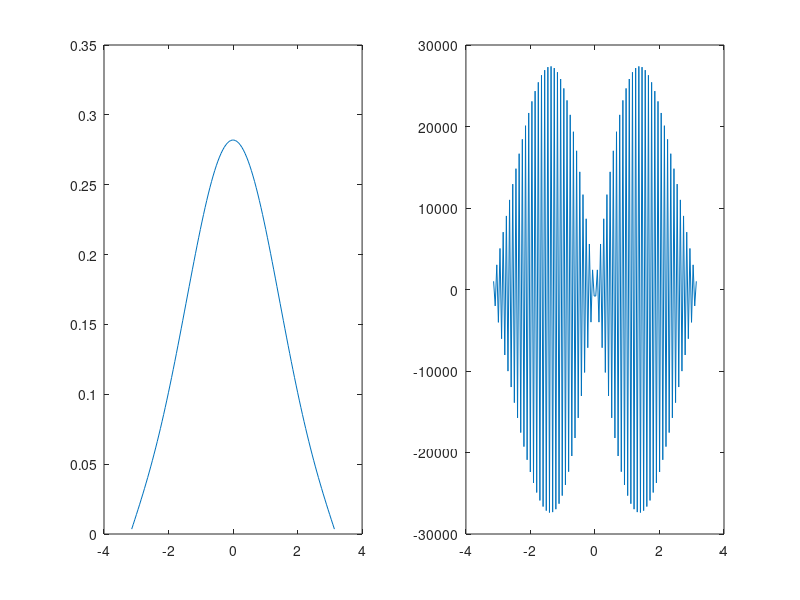

The MATLAB source for this figure:
clear all; close all; clc


% Control variables
Simple = 0;
ErrDt = 0;
ErrH = 0;
VonNeumann = 1;

% Error as a function of dt
simDt = 0;
plotDt = 0;

% Error as a function of N
simH = 1;
plotH = 1;

% Von Neumann stuff
NVtend = 10;
NVdtMult = 1+[-1 1]*10^-2;


% some constants
L = 2*pi;
N0 = 128;
D = 0.1;
tend = 1;
dtMult = 1;

% Creating the differentiation matrix
% First we create the ones above the diagonal
diag1 = diag(ones(N0-1,1),1);
% Then the main diagonal (-2)
diag2 = diag(-2*ones(N0,1));
% And the ones below the diagonal
diag3 = diag(ones(N0-1,1),-1);


Ns = 20:20:1000;
h0 = L/(N0-1);
dt0 = h0^2/(2*D);
dts = linspace(dt0,dt0/50,100);
ts = zeros(size(dts));

% Alright. The errors are the difference between the analytical solution
% and numerical one, at the end time tend. However, when N is changing,
% actually representing the error becomes difficult. So we sum over the
% errors, so we get the cummulative (in space) error, and then we normalize
% it, such that N and 2N, with the same dt (both stable) should give
% roughly the same error.
errdts = zeros(1,length(dts));
errNs = zeros(1,length(Ns));

if Simple == 1
	x = linspace(-L/2,L/2,N0);
	h = abs(x(1)-x(2));

	dt = h^2/(dtMult*2*D);

	nt = ceil(tend/dt);
	t = zeros(1,nt);


	C = zeros(N,nt); % Rows are spatial, coloumns are temporal

	if mod(N,2) == 0
		C(N/2:N/2+1,1) = 1/(2*h);
	else
		C(ceil(N/2),1) = 1/h;
	end

	T = D*dt/(h^2)*(diag1+diag2+diag3);


	% C(i,t+dt) = C(i,t)+T*C(:,t)
	AnalDelta = @(x,t) 1/(sqrt(2*D*t*2*pi))*exp(-(x.^2)/(4*D*t));
	CAnal = C;
	res = C-CAnal;

	for i = 2:nt
		t(i) = t(i-1)+dt;
		C(:,i) = C(:,i-1)+T*C(:,i-1);
		CAnal(:,i) = AnalDelta(x,t(i));
		res(:,i) = C(:,i)-CAnal(:,i);
	end
	
	figure
	surf(x,t,C');
end

if ErrDt == 1
	N = N0;
	x = linspace(-L/2,L/2,N);
	h = abs(x(1)-x(2));
	if simDt == 1
	for j = 1:length(dts)

		dt = h^2/(dtMult*2*D);

		nt = ceil(tend/dt);
		t = zeros(1,nt);


		C = zeros(N,nt); % Rows are spatial, coloumns are temporal

		if mod(N,2) == 0
			C(N/2:N/2+1,1) = 1/(2*h);
		else
			C(ceil(N/2),1) = 1/h;
		end

		T = D*dt/(h^2)*(diag1+diag2+diag3);


		% C(i,t+dt) = C(i,t)+T*C(:,t)
		AnalDelta = @(x,t) 1/(sqrt(2*D*t*2*pi))*exp(-(x.^2)/(4*D*t));
		CAnal = C;
		res = C-CAnal;


		for i = 2:nt
			t(i) = t(i-1)+dt;
			C(:,i) = C(:,i-1)+T*C(:,i-1);
			CAnal(:,i) = AnalDelta(x,t(i));
			res(:,i) = C(:,i)-CAnal(:,i);
		end
		ts(j) = t(end);
		errdts(j) = sum(res(:,end))/N;
		fprintf('ErrDts: run %d done\n',j)
	end
	save('DiffErrDt','errdts','ts','dts')
	end
	
	if plotDt == 1
		load('DiffErrDt')
		figure
		plot(dts,errdts,'.')
		
	end
end

if ErrH == 1
	if simH == 1
	fprintf('ErrH: %d runs to simulate\n',length(Ns))
	for j = 1:length(Ns)
		N = Ns(j);
		x = linspace(-L/2,L/2,N);
		h = abs(x(1)-x(2));

		dt = h^2/(4*D);
		nt = ceil(tend/dt);
		t = zeros(1,nt);


		C = zeros(N,nt); % Rows are spatial, coloumns are temporal

		if mod(N,2) == 0
			C(N/2:N/2+1,1) = 1/(2*h);
		else
			C(ceil(N/2),1) = 1/h;
		end
		
		% Creating the differentiation matrix
		% First we create the ones above the diagonal
		diag1 = diag(ones(N-1,1),1);
		% Then the main diagonal (-2)
		diag2 = diag(-2*ones(N,1));
		% And the ones below the diagonal
		diag3 = diag(ones(N-1,1),-1);

		T = D*dt/(h^2)*(diag1+diag2+diag3);


		% C(i,t+dt) = C(i,t)+T*C(:,t)
		AnalDelta = @(x,t) 1/(sqrt(2*D*t*2*pi))*exp(-(x.^2)/(4*D*t));
		CAnal = C;
		res = C-CAnal;


		for i = 2:nt
			t(i) = t(i-1)+dt;
			C(:,i) = C(:,i-1)+T*C(:,i-1);
			CAnal(:,i) = AnalDelta(x,t(i));
			res(:,i) = C(:,i)-CAnal(:,i);
		end
		ts(j) = t(end);
		errNs(j) = sum(res(:,end))/N;
		fprintf('ErrH: run %d done\n',j)
	end	
	save('DiffErrN','errNs','ts','Ns')
	end
	
	if plotH == 1
		load('DiffErrN')
		figure
		plot(Ns,errNs,'.')
	end
end

if VonNeumann == 1
	N = N0;
	x = linspace(-L/2,L/2,N);
	h = abs(x(1)-x(2));
	tend = NVtend;
	dts = h^2/(2*D) * NVdtMult;
	Cend = zeros(N,2);
	for j = 1:2
		dt = dts(j);
		nt = ceil(tend/dt);
		t = zeros(1,nt);


		C = zeros(N,nt); % Rows are spatial, coloumns are temporal

		if mod(N,2) == 0
			C(N/2:N/2+1,1) = 1/(2*h);
		else
			C(ceil(N/2),1) = 1/h;
		end

		T = D*dt/(h^2)*(diag1+diag2+diag3);


		% C(i,t+dt) = C(i,t)+T*C(:,t)

		for i = 2:nt
			t(i) = t(i-1)+dt;
			C(:,i) = C(:,i-1)+T*C(:,i-1);
		end
		Cend(:,j) = C(:,end);
	end
	figure
	subplot(1,2,1)
	plot(x,Cend(:,1))
	
	subplot(1,2,2)
	plot(x,Cend(:,2))
end